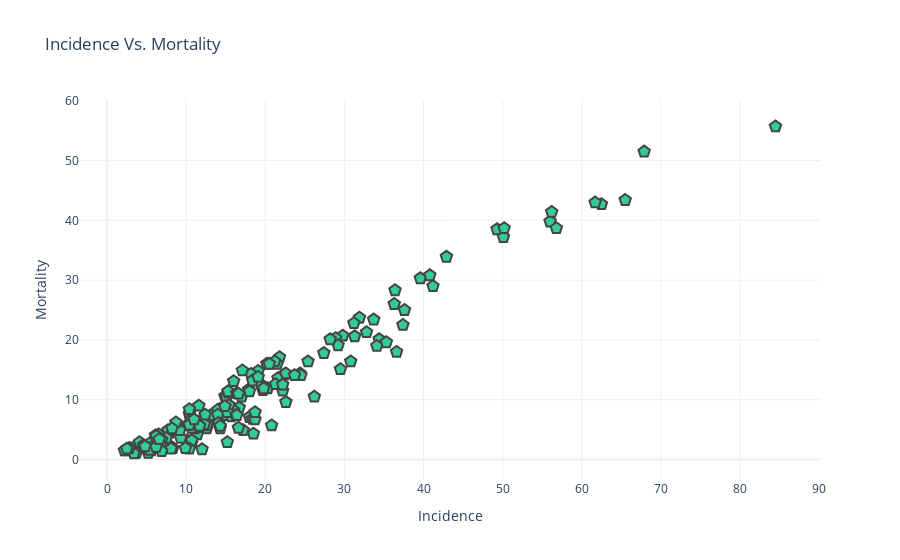

Notebook source saved alongside this figure:
### Code cell
data = [go.Scatter(
    x = df_countries['Incidence'],
    y = df_countries['Mortality'],
    mode = 'markers',
    marker = dict(  #change the marker style
        size = 12,
        color = 'rgb(51,204,153)',
        symbol = 'pentagon',
        line = dict(
            width = 2,
        )
    )
)]

layout = go.Layout(
    title = 'Incidence Vs. Mortality', # Graph title
    xaxis = dict(title = 'Incidence'), # x-axis label
    yaxis = dict(title = 'Mortality'), # y-axis label
    hovermode = 'closest' # handles multiple points landing on the same vertical 
)
fig = go.Figure(data=data, layout=layout)
#pyo.plot(fig, filename='scatter.html')
fig.show()

### Figure 1 — Plotly figure (JSON) as saved in the notebook; plotly's stock layout.template omitted (floating-point values rounded to 4 significant figures; data arrays with more than 128 entries replaced by an {"elided": "..."} marker saying what was removed)
{"data": [{"marker": {"color": "rgb(51,204,153)", "line": {"width": 2}, "size": 12, "symbol": "pentagon"}, "mode": "markers", "type": "scatter", "x": {"elided": "174 float values"}, "y": {"elided": "174 float values"}}], "layout": {"hovermode": "closest", "title": {"text": "Incidence Vs. Mortality"}, "xaxis": {"title": {"text": "Incidence"}}, "yaxis": {"title": {"text": "Mortality"}}}}
